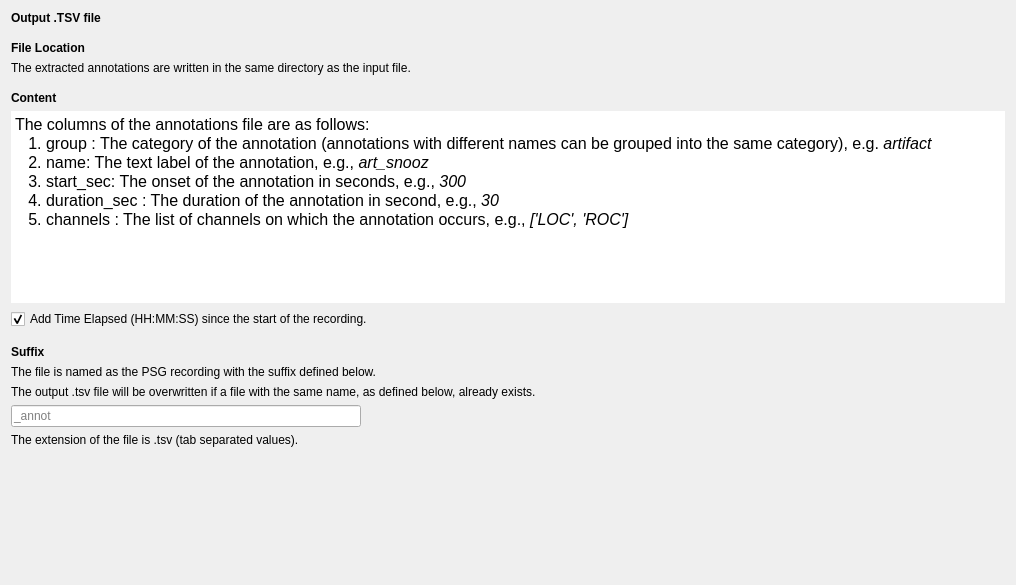
<?xml version="1.0" encoding="UTF-8"?>
<ui version="4.0">
 <class>OutputFiles</class>
 <widget class="QWidget" name="OutputFiles">
  <property name="geometry">
   <rect>
    <x>0</x>
    <y>0</y>
    <width>1016</width>
    <height>585</height>
   </rect>
  </property>
  <property name="windowTitle">
   <string/>
  </property>
  <layout class="QHBoxLayout" name="horizontalLayout">
   <item>
    <layout class="QVBoxLayout" name="verticalLayout">
     <item>
      <widget class="QLabel" name="label">
       <property name="font">
        <font>
         <italic>false</italic>
         <bold>false</bold>
        </font>
       </property>
       <property name="text">
        <string>&lt;html&gt;&lt;head/&gt;&lt;body&gt;&lt;p&gt;&lt;span style=&quot; font-weight:600;&quot;&gt;Output .TSV file&lt;/span&gt;&lt;/p&gt;&lt;/body&gt;&lt;/html&gt;</string>
       </property>
      </widget>
     </item>
     <item>
      <spacer name="verticalSpacer">
       <property name="orientation">
        <enum>Qt::Orientation::Vertical</enum>
       </property>
       <property name="sizeType">
        <enum>QSizePolicy::Policy::Minimum</enum>
       </property>
       <property name="sizeHint" stdset="0">
        <size>
         <width>20</width>
         <height>10</height>
        </size>
       </property>
      </spacer>
     </item>
     <item>
      <widget class="QLabel" name="label_5">
       <property name="font">
        <font>
         <italic>false</italic>
         <bold>false</bold>
        </font>
       </property>
       <property name="text">
        <string>&lt;html&gt;&lt;head/&gt;&lt;body&gt;&lt;p&gt;&lt;span style=&quot; font-weight:600;&quot;&gt;File Location&lt;/span&gt;&lt;/p&gt;&lt;/body&gt;&lt;/html&gt;</string>
       </property>
      </widget>
     </item>
     <item>
      <widget class="QLabel" name="label_6">
       <property name="text">
        <string>The extracted annotations are written in the same directory as the input file.</string>
       </property>
      </widget>
     </item>
     <item>
      <spacer name="verticalSpacer_2">
       <property name="orientation">
        <enum>Qt::Orientation::Vertical</enum>
       </property>
       <property name="sizeType">
        <enum>QSizePolicy::Policy::Minimum</enum>
       </property>
       <property name="sizeHint" stdset="0">
        <size>
         <width>20</width>
         <height>10</height>
        </size>
       </property>
      </spacer>
     </item>
     <item>
      <widget class="QLabel" name="label_7">
       <property name="font">
        <font>
         <italic>false</italic>
         <bold>false</bold>
        </font>
       </property>
       <property name="text">
        <string>&lt;html&gt;&lt;head/&gt;&lt;body&gt;&lt;p&gt;&lt;span style=&quot; font-weight:600;&quot;&gt;Content&lt;/span&gt;&lt;/p&gt;&lt;/body&gt;&lt;/html&gt;</string>
       </property>
      </widget>
     </item>
     <item>
      <widget class="QTextEdit" name="textEdit">
       <property name="frameShape">
        <enum>QFrame::Shape::NoFrame</enum>
       </property>
       <property name="readOnly">
        <bool>true</bool>
       </property>
       <property name="html">
        <string>&lt;!DOCTYPE HTML PUBLIC &quot;-//W3C//DTD HTML 4.0//EN&quot; &quot;http://www.w3.org/TR/REC-html40/strict.dtd&quot;&gt;
&lt;html&gt;&lt;head&gt;&lt;meta name=&quot;qrichtext&quot; content=&quot;1&quot; /&gt;&lt;meta charset=&quot;utf-8&quot; /&gt;&lt;style type=&quot;text/css&quot;&gt;
p, li { white-space: pre-wrap; }
hr { height: 1px; border-width: 0; }
li.unchecked::marker { content: &quot;\2610&quot;; }
li.checked::marker { content: &quot;\2612&quot;; }
&lt;/style&gt;&lt;/head&gt;&lt;body style=&quot; font-size:12pt; font-weight:400; font-style:normal;&quot;&gt;
&lt;p style=&quot; margin-top:0px; margin-bottom:0px; margin-left:0px; margin-right:0px; -qt-block-indent:0; text-indent:0px;&quot;&gt;The columns of the annotations file are as follows:&lt;/p&gt;
&lt;p style=&quot; margin-top:0px; margin-bottom:0px; margin-left:0px; margin-right:0px; -qt-block-indent:0; text-indent:0px;&quot;&gt;   1. group : The category of the annotation (annotations with different names can be grouped into the same category), e.g. &lt;span style=&quot; font-style:italic;&quot;&gt;artifact&lt;/span&gt;&lt;/p&gt;
&lt;p style=&quot; margin-top:0px; margin-bottom:0px; margin-left:0px; margin-right:0px; -qt-block-indent:0; text-indent:0px;&quot;&gt;   2. name: The text label of the annotation, e.g., &lt;span style=&quot; font-style:italic;&quot;&gt;art_snooz&lt;/span&gt;&lt;/p&gt;
&lt;p style=&quot; margin-top:0px; margin-bottom:0px; margin-left:0px; margin-right:0px; -qt-block-indent:0; text-indent:0px;&quot;&gt;   3. start_sec: The onset of the annotation in seconds, e.g., &lt;span style=&quot; font-style:italic;&quot;&gt;300&lt;/span&gt;&lt;/p&gt;
&lt;p style=&quot; margin-top:0px; margin-bottom:0px; margin-left:0px; margin-right:0px; -qt-block-indent:0; text-indent:0px;&quot;&gt;   4. duration_sec : The duration of the annotation in second, e.g., &lt;span style=&quot; font-style:italic;&quot;&gt;30&lt;/span&gt;&lt;/p&gt;
&lt;p style=&quot; margin-top:0px; margin-bottom:0px; margin-left:0px; margin-right:0px; -qt-block-indent:0; text-indent:0px;&quot;&gt;   5. channels : The list of channels on which the annotation occurs, e.g., &lt;span style=&quot; font-style:italic;&quot;&gt;['LOC', 'ROC']&lt;/span&gt;&lt;/p&gt;&lt;/body&gt;&lt;/html&gt;</string>
       </property>
      </widget>
     </item>
     <item>
      <widget class="QCheckBox" name="checkBox_time">
       <property name="text">
        <string>Add Time Elapsed (HH:MM:SS) since the start of the recording.</string>
       </property>
       <property name="checked">
        <bool>true</bool>
       </property>
      </widget>
     </item>
     <item>
      <spacer name="verticalSpacer_3">
       <property name="orientation">
        <enum>Qt::Orientation::Vertical</enum>
       </property>
       <property name="sizeType">
        <enum>QSizePolicy::Policy::Minimum</enum>
       </property>
       <property name="sizeHint" stdset="0">
        <size>
         <width>20</width>
         <height>10</height>
        </size>
       </property>
      </spacer>
     </item>
     <item>
      <widget class="QLabel" name="label_2">
       <property name="font">
        <font>
         <italic>false</italic>
         <bold>false</bold>
        </font>
       </property>
       <property name="text">
        <string>&lt;html&gt;&lt;head/&gt;&lt;body&gt;&lt;p&gt;&lt;span style=&quot; font-weight:600;&quot;&gt;Suffix &lt;/span&gt;&lt;/p&gt;&lt;/body&gt;&lt;/html&gt;</string>
       </property>
      </widget>
     </item>
     <item>
      <widget class="QLabel" name="label_3">
       <property name="text">
        <string>The file is named as the PSG recording with the suffix defined below.</string>
       </property>
      </widget>
     </item>
     <item>
      <widget class="QLabel" name="label_8">
       <property name="text">
        <string>The output .tsv file will be overwritten if a file with the same name, as defined below, already exists.</string>
       </property>
      </widget>
     </item>
     <item>
      <widget class="QLineEdit" name="lineEdit_suffix">
       <property name="maximumSize">
        <size>
         <width>350</width>
         <height>16777215</height>
        </size>
       </property>
       <property name="placeholderText">
        <string>_annot</string>
       </property>
      </widget>
     </item>
     <item>
      <widget class="QLabel" name="label_4">
       <property name="text">
        <string>The extension of the file is .tsv (tab separated values).</string>
       </property>
      </widget>
     </item>
     <item>
      <spacer name="verticalSpacer_4">
       <property name="orientation">
        <enum>Qt::Orientation::Vertical</enum>
       </property>
       <property name="sizeType">
        <enum>QSizePolicy::Policy::MinimumExpanding</enum>
       </property>
       <property name="sizeHint" stdset="0">
        <size>
         <width>20</width>
         <height>40</height>
        </size>
       </property>
      </spacer>
     </item>
    </layout>
   </item>
  </layout>
 </widget>
 <resources>
  <include location="../../../../../snooz-toolbox/src/main/python/ui/themes/themes.qrc"/>
 </resources>
 <connections/>
</ui>
